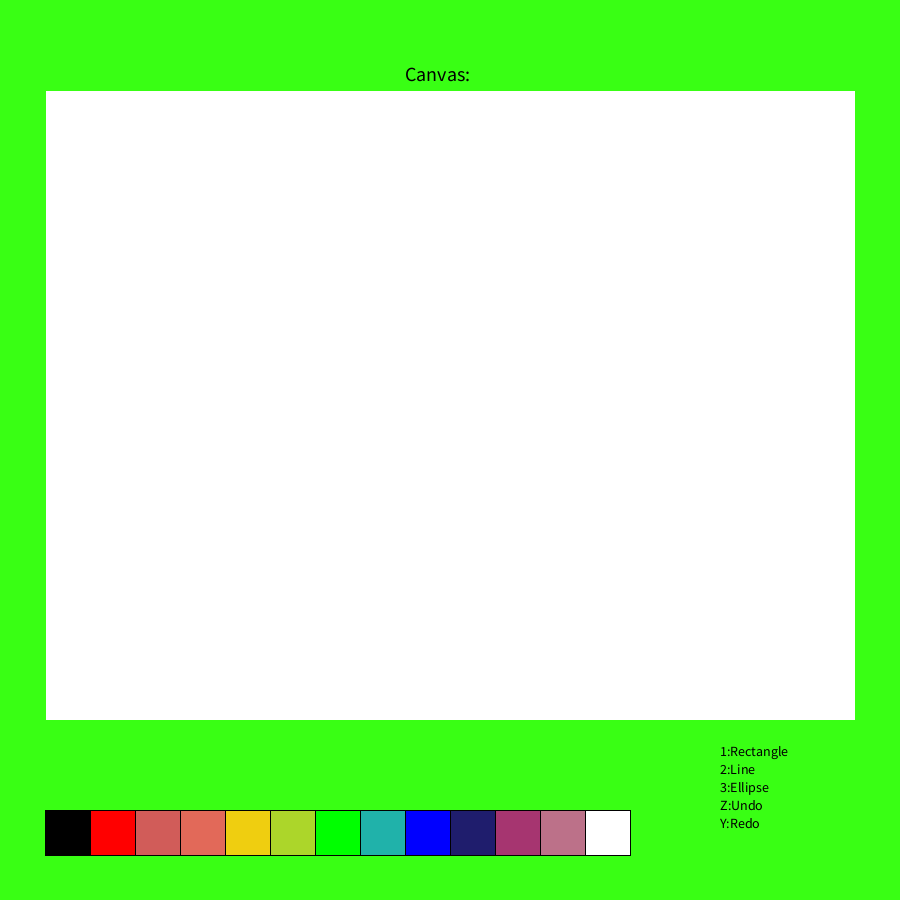
Frame 1 (no input)
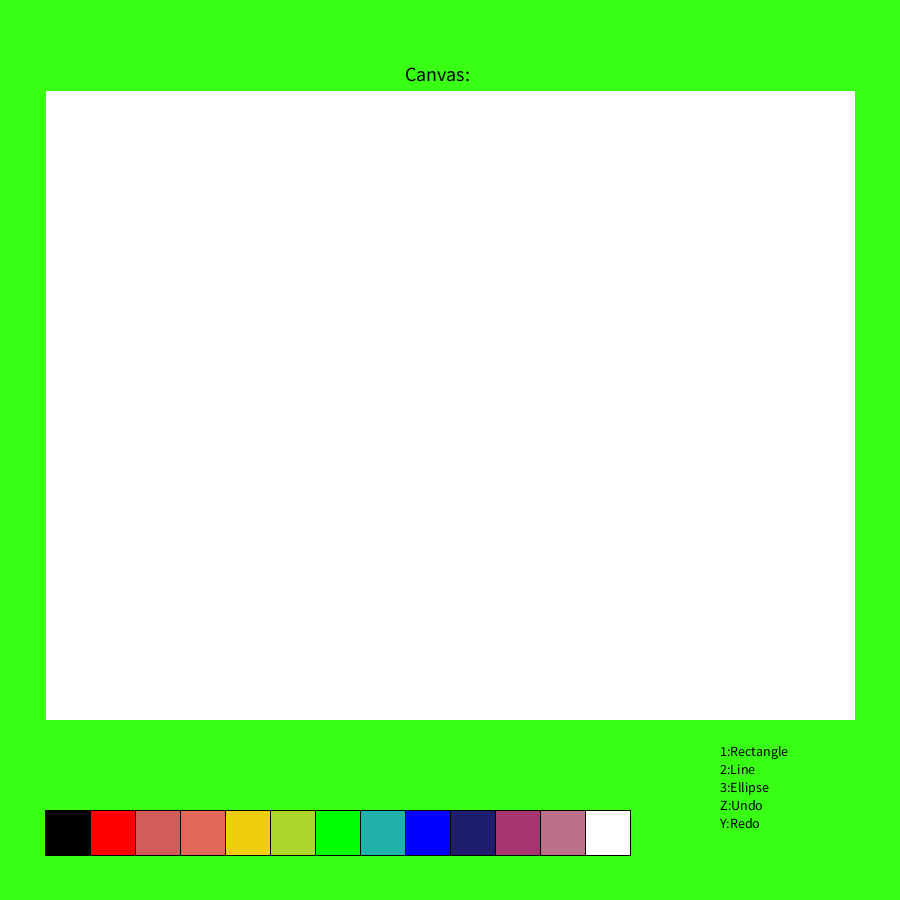
Frame 60 (the mouse pressed at the canvas centre just before this capture)
Frame 120 (the mouse held since frame 60 and released just before this capture): identical to frame 60, image omitted

The Processing sketch that drew these frames (run headless with seeded random() and noise(); from frame 60 on, the mouse is pressed at the canvas centre):

// Processing sketch: Jay_Modin_Painting_Program
// ── Jay_Modin_Painting_Program.pde
//this is a Paint Program by Jay Modin started on March 5 2014

PaintProgram paint;

void setup() {
  size(900, 900);
  paint = new PaintProgram();
}

void draw() {
  background(255);
  paint.draw();
}

void keyPressed() {
  paint.key();
}

void mousePressed() {
  paint.MousePress();
  
}

void mouseReleased() {
  
}

void mouseDragged() {
  paint.MouseDrag();
}

// ── DrawableObject.pde
interface DrawableObject {
  void display();
  void update();
}


// ── Ellipse.pde
class Ellipse implements DrawableObject {

  int x;
  int y;
  int w;
  int z;
  int r;
  int g;
  int b;

  Ellipse(int a, int bl, int rojo, int verde, int azul) {
    x=a;
    y=bl;
    w=0;
    z=0;
    r=rojo;
    g=verde;
    b=azul;
  }
  void display() {
    fill(r,g,b);
    stroke(0);
    ellipse(x, y, w, z);
  }
  
  void update() {
    w=(mouseX-x)*2;
    z=(mouseY-y)*2;
  }
}


// ── Line.pde
class Line implements DrawableObject {

  int x;
  int y;
  int q;
  int w;
  int r;
  int g;
  int b;
  Line(int a, int bl, int rojo, int verde, int azul) {
    x=a;
    y=bl;
    q=a;
    w=bl;
    r=rojo;
    g=verde;
    b=azul;
  }

  void display() {
    stroke(r, g, b);
    line(x, y, q, w);
  }
  void update() {
    q=mouseX;
    w=mouseY;
  }
}


// ── PaintProgram.pde
class PaintProgram {
  ArrayList<DrawableObject> d;
  int selection=0;
  int r;
  int g;
  int b;
  ArrayList<DrawableObject> deleted;
  PaintProgram() {
    d = new ArrayList();
    r=0;
    g=0;
    b=0;
    deleted = new ArrayList();
  }

  void draw() {

    for (DrawableObject e: d) {
      e.display();
    }
    SecondFormat();
  }
  void MousePress() {
    if (selection==1) {
      d.add(new Rectangle(mouseX, mouseY, r, g, b));
    }
    if (selection==2) {
      d.add(new Line(mouseX, mouseY, r, g, b));
    }
    if (selection==3) {
      d.add(new Ellipse(mouseX, mouseY, r, g, b));
    }
    if (mouseY>.9*height && mouseY<.95*height) {
      if (mouseX>.05*width && mouseX<.1*width) {
        r=0;
        g=0;
        b=0;
      }

      if (mouseX>.1*width && mouseX<.15*width) {
        r=255;
        g=0;
        b=0;
      }
      if (mouseX>.15*width && mouseX<.2*width) {
        r=209;
        g=92;
        b=89;
      }
      if (mouseX>.2*width && mouseX<.25*width) {
        r=226;
        g=105;
        b=89;
      }
      if (mouseX>.25*width && mouseX<.3*width) {
        r=239;
        g=206;
        b=16;
      }
      if (mouseX>.3*width && mouseX<.35*width) {
        r=172;
        g=214;
        b=42;
      }
      if (mouseX>.35*width && mouseX<.4*width) {
        r=0;
        g=255;
        b=0;
      }
      if (mouseX>.4*width && mouseX<.45*width) {
        r=32;
        g=178;
        b=170;
      }
      if (mouseX>.45*width && mouseX<.5*width) {
        r=0;
        g=0;
        b=255;
      }
      if (mouseX>.5*width && mouseX<.55*width) {
        r=31;
        g=29;
        b=109;
      }
      if (mouseX>.55*width && mouseX<.6*width) {
        r=166;
        g=53;
        b=112;
      }
      if (mouseX>.6*width && mouseX<.65*width) {
        r=188;
        g=113;
        b=137;
      }
      if (mouseX>.65*width && mouseX<.7*width) {
        r=255;
        g=255;
        b=255;
      }
    }
  }

  void MouseDrag() {
    if (d.size()>0) {
      DrawableObject s=d.get(d.size()-1);
      s.update();
    }
  }
  void key() {
    if (key=='1') {
      selection=1;
    }
    if (key=='2') {
      selection=2;
    }
    if (key=='3') {
      selection=3;
    }
    if (key=='z' && d.size()>0) {
      deleted.add(d.get(d.size()-1));
      d.remove(d.size()-1);
    }
    if (key=='y' && deleted.size()>0) {
      d.add(deleted.get(deleted.size()-1));
      deleted.remove(deleted.size()-1);
    }
    if (key=='c' && d.size()>0) {
      for (int i=d.size()-1; i>=0; i--) {
        d.remove(i);
      }
    }
  }

 void SecondFormat() {

    fill(57, 255, 20);
    stroke(57, 255, 20);
    rect(0, 0, width, height*.1);

    fill(57, 255, 20);
    rect(0, 0, width*.05, height);

    rect(0, height*.8, width, height*.201);

    rect(width*.95, 0, width*.05, height);


    fill(0, 0, 0);
    stroke(0);
    rect(.05*width, .9*height, width*.05, height*.05);

    fill(255, 0, 0);   //255 0 0
    stroke(0);
    rect(.1*width, .9*height, width*.05, height*.05);

    fill(209, 92, 89);   //209  92  89
    stroke(0);
    rect(.15*width, .9*height, width*.05, height*.05);

    fill(226, 105, 89);    //226  105  39
    stroke(0);
    rect(.2*width, .9*height, width*.05, height*.05);

    fill(239, 206, 16);    //239  206  16
    stroke(0);
    rect(.25*width, .9*height, width*.05, height*.05);

    fill(172, 214, 42);    
    stroke(0);
    rect(.3*width, .9*height, width*.05, height*.05);

    fill(0, 255, 0);    
    stroke(0);
    rect(.35*width, .9*height, width*.05, height*.05);

    fill(32, 178, 170);    
    stroke(0);
    rect(.4*width, .9*height, width*.05, height*.05);

    fill(0, 0, 255);    
    stroke(0);
    rect(.45*width, .9*height, width*.05, height*.05);

    fill(31, 29, 109);    
    stroke(0);
    rect(.5*width, .9*height, width*.05, height*.05);

    fill(166, 53, 112);    
    stroke(0);
    rect(.55*width, .9*height, width*.05, height*.05);

    fill(188, 113, 137);    
    stroke(0);
    rect(.6*width, .9*height, width*.05, height*.05);

    fill(255, 255, 255);
    stroke(0);
    rect(.65*width, .9*height, width*.05, height*.05);

    fill(0);
    textSize(20);
    text("Canvas:", width*.45, height*.09);

    textSize(14);
    text("1:Rectangle", width*.8, height*.84);
    text("2:Line", width*.8, height*.86);
    text("3:Ellipse", width*.8, height*.88);
    text("Z:Undo", width*.8, height*.90);
    text("Y:Redo", width*.8, height*.92);
  }
}


// ── Rectangle.pde
class Rectangle implements DrawableObject {

  int x;
  int y;
  int w;
  int z;
  int r;
  int g;
  int b;

  Rectangle(int a, int bl, int rojo, int verde, int azul) {
    x=a;
    y=bl;
    w=0;
    z=0;
    r=rojo;
    g=verde;
    b=azul;
    
  }

  void display() {

    fill(r,g,b);
    stroke(0);
    rect(x, y, w, z);
    }
  
  void update() {
    w=mouseX-x;
    z=mouseY-y;
  }
}
